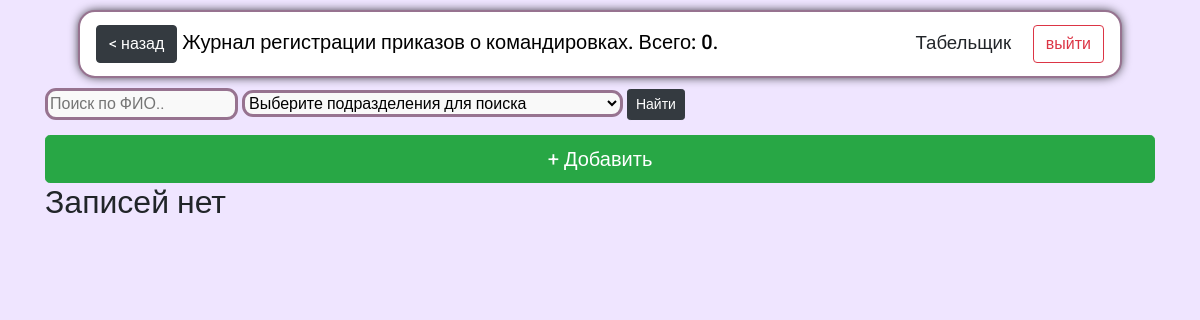
/orders_of_BTrip/ (signed in), run on an earlier commit of the app's database.
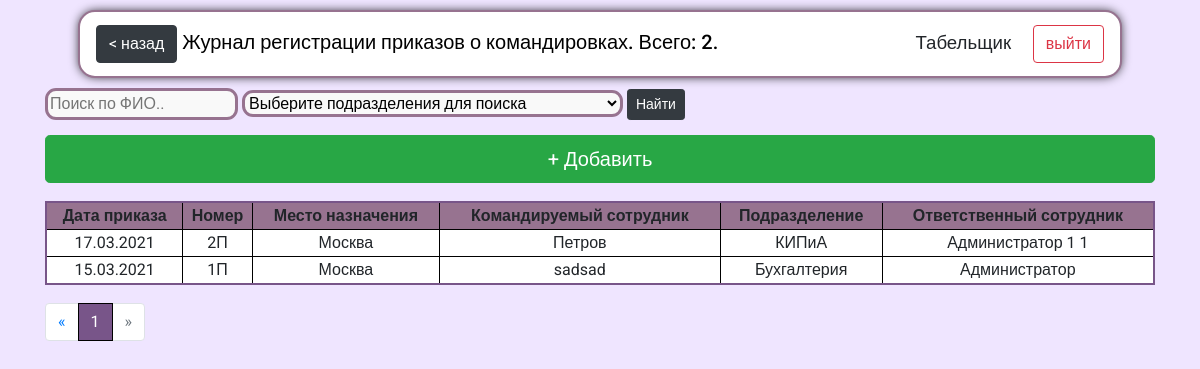
And on a later commit of the database.
### reg_jounals/models.py (models this page shows, shortened)
class OrdersOfBTrip(models.Model):
    bt_number = models.CharField(max_length=5, help_text="Введите номер приказа", verbose_name="Номер приказа", db_index=True)
    bt_date = models.DateField(help_text="Введите дату приказа", verbose_name="Дата приказа", db_index=True)
    bt_dep = models.ForeignKey('Departments', on_delete=models.CASCADE, verbose_name="Подразделение ", default="1")
    bt_place = models.CharField(max_length=256, help_text="Введите место командировки", verbose_name="Место командировки", db_index=True)
    bt_emloyer = models.CharField(max_length=256, help_text="Введите ФИО сотрудника", verbose_name="ФИО сотрудника", db_index=True)
    bt_dur_from = models.DateField(default='2000-01-01',help_text="Введите дату начала командировки", verbose_name="Дата начала командировки", db_index=True)
    bt_dur_to = models.DateField(default='2000-01-01',help_text="Введите дату завершения командировки", verbose_name="Дата завершения командировки", db_index=True)
    bt_res_officer = models.CharField(blank=True, editable=False,  max_length=256, help_text="Сотрудник, который внес документ в систему ", verbose_name='Ответственный сотрудник')
    class Meta:
        ordering = ["id"]
        verbose_name = 'Приказ о командировке'
        verbose_name_plural = 'Приказы о командировках'

class Departments(models.Model):
    dep_name = models.CharField(max_length=256,  help_text="Введите название подразделения", verbose_name="Название подразделения", db_index=True)
    class Meta:
        ordering = ["dep_name"]
        verbose_name = 'Подразделение'
        verbose_name_plural = 'Подразделения'
    def __str__(self):
        doc_fullname = self.dep_name
        return doc_fullname

### reg_jounals/views.py (the view)
# urls.py: path('orders_of_BTrip/', views.order_of_BTrip, name='orders_of_BTrip'),
def order_of_BTrip(request):
    if request.user.is_authenticated:
        deps = Departments.objects.all()
        search_query = request.GET.get('bt_search','')
        search_query_dep = request.GET.get('bt_search_dep','')
        if search_query:
            orders = OrdersOfBTrip.objects.filter(bt_emloyer__icontains=search_query)
            p_orders = Paginator(orders, 1000)
            page_number = request.GET.get('page', 1)
        else:
            if search_query_dep:
                orders = OrdersOfBTrip.objects.filter(bt_dep_id=search_query_dep)
                p_orders = Paginator(orders, 1000)
                page_number = request.GET.get('page', 1)
            else:
                orders = OrdersOfBTrip.objects.all().order_by('-id')
                p_orders = Paginator(orders, 20)
                page_number = request.GET.get('page', 1)
        page = p_orders.get_page(page_number)
        count = len(orders)
        return render(request, 'reg_jounals/orders_of_BTrip.html', context={'orders':page, 'count':count, 'deps':deps})
    else:
        return render(request, 'reg_jounals/no_auth.html')

### reg_jounals/templates/reg_jounals/orders_of_BTrip.html (shortened to what this page needs)
{%extends "reg_jounals/index.html" %}
{%block header%} <a class="btn btn-dark" href="../"> < назад</a> Журнал регистрации приказов о командировках. Всего: {{count}}.  {%endblock%}
{%block content%}
<form action="{% url 'orders_of_BTrip' %}">
  <input type="search" name="bt_search" placeholder="Поиск по ФИО..">
  <select class="" name="bt_search_dep">
    <option value="">Выберите подразделения для поиска</option>
  </select>
  <button class="btn btn-sm btn-dark" type="submit" name="" value="Найти">Найти</button>
</form>
<a class="btn btn-success btn-lg m-bottom btn-add " href="{%url 'orders_of_BTrip_add_url'%}"> + Добавить</a>
{% if orders %}
<table>
  <thead class="thead-dark">
  <tr class="tr-header">
    <th scope="col">Дата приказа</th>
    <th scope="col">Номер</th>
    <th scope="col">Место назначения</th>
    <th scope="col">Командируемый сотрудник</th>
    <th scope="col">Подразделение</th>
    <th scope="col">Ответственный сотрудник</th>
  </tr>
  </thead>
  {%for order in orders%}
<tr onclick="return location.href = '{% url 'orders_of_BTrip_upd_url' id=order.id%}' ">
    <td>{{order.bt_date|date:"d.m.Y"}}</td>
    <td>{{order.bt_number}}</td>
    <td>{{order.bt_place}}</td>
    <td>{{order.bt_emloyer}}</td>
    <td>{{order.bt_dep}}</td>
    <td>{{order.bt_res_officer}}</td>
</tr>
  {%endfor%}
</table>
<nav  class="paginator" aria-label="Page navigation example">
  <ul class="pagination">
    <li class="page-item">
      <a class="page-link" href="#" aria-label="Previous">
<span aria-hidden="true">&laquo;</span>
      </a>
    </li>
{% for p in orders.paginator.page_range %}
  {% if orders.number == p%}
   <li class="page-item active"><a class="page-link" href="?page={{p}}">{{ p }}</a></li>
   {%else%}
        <li class="page-item"><a class="page-link" href="?page={{p}}">{{ p }}</a></li>
    {%endif%}
  {% endfor %}
{%if orders.has_next%}
    <li class="page-item">
      <a class="page-link" href='?page={{orders.next_page_number}}' aria-label="Next">
<span aria-hidden="true">&raquo;</span>
      </a>
    </li>
  {%else%}
  <li class="page-item disabled">
    <a class="page-link" href='#' aria-disabled='true' aria-label="Next">
      <span aria-hidden="true">&raquo;</span>
    </a>
  </li>
  {%endif%}
  </ul>
</nav>
{%else%}
<h2>Записей нет</h2>
{%endif%}
{%endblock%}

What changed in the data, as far as the page shows it:
added OrdersOfBTrip: bt_date "17.03.2021", bt_number "2П", bt_place "Москва", bt_emloyer "Петров", bt_dep "КИПиА", bt_res_officer "Администратор 1 1"
added OrdersOfBTrip: bt_date "15.03.2021", bt_number "1П", bt_place "Москва", bt_emloyer "sadsad", bt_dep "Бухгалтерия", bt_res_officer "Администратор"
Also different on the page:
{{ count }}: "0" → "2"
text no longer shown: "Записей нет"
text now shown: "Дата приказа Номер Место назначения Командируемый сотрудник Подразделение Ответственный сотрудник « »"
new list line: "1"
